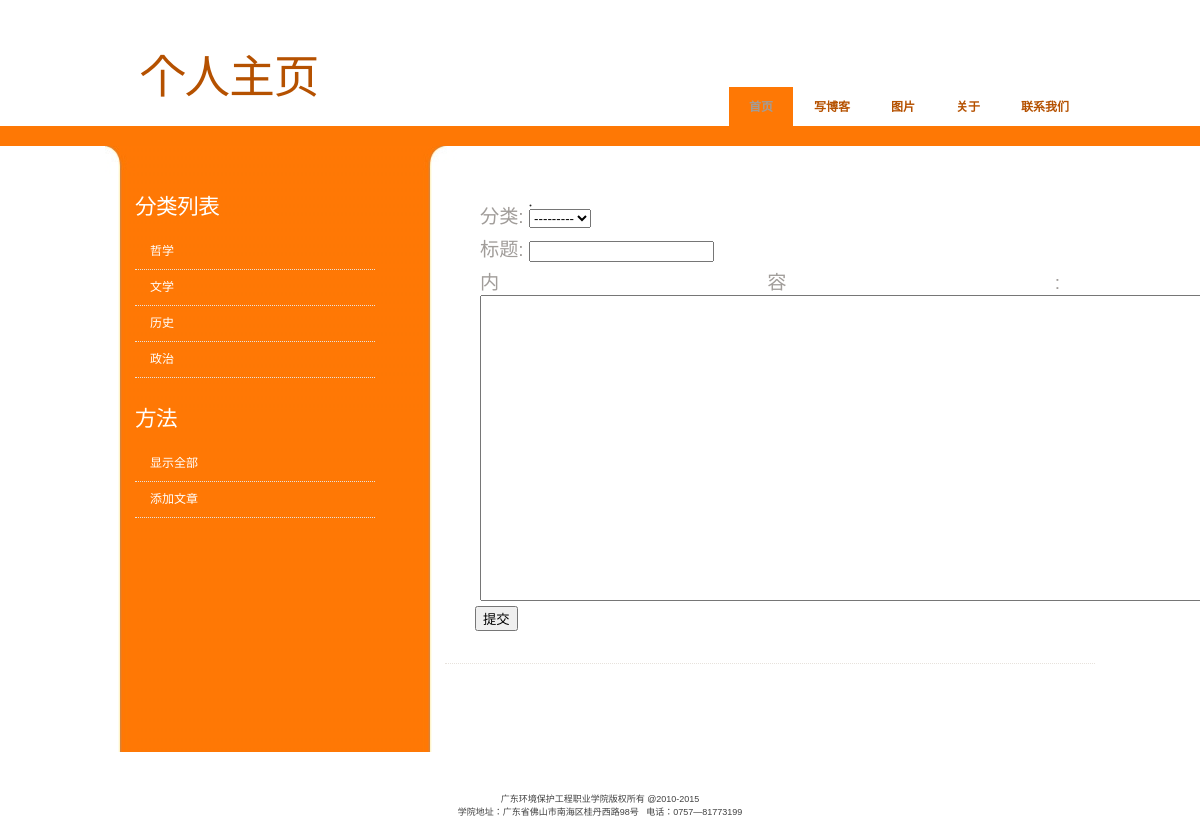
/addbook/, run on the app's committed database.
### app2005050209/models.py (models this page shows, shortened)
class Category(models.Model):
    name=models.CharField(max_length=128,unique=True)
    count=models.IntegerField(default=0)
    slug=models.SlugField(blank=True)
    def __str__(self):
        return self.name

### app2005050209/views.py (the view)
# urls.py: path('addbook/',views.addbook,name='addbook'),                      #添加
def addbook(request):
    if request.method == 'POST':
        article = ArticleForm(request.POST)
        if article.is_valid:
            article.save()
            return render(request, 'addbook.html', {'from': article, 'result': "保存成功"})
    else:
        form = ArticleForm()
        return render(request, 'addbook.html', {'form': form})

### app2005050209/forms.py
class ArticleForm(forms.ModelForm):
    class Meta:
        model = Article
        fields ='__all__'
        widgets = {
            'content': Textarea(attrs={'cols': 90, 'rows': 20}),
        }

### app2005050209/templatetags/category_tags.py (called while the page is built)
@register.inclusion_tag('categorytab.html')
def category_tags():
    return {'categories':Category.objects.all()}

### app2005050209/templates/addbook.html (shortened to what this page needs)
{% extends "base.html" %}
{% block content %}
<div class="post">
  <div class="entry">
      <form action="/addbook/" method="post">
    {% for field in form.visible_fields %}
    <div class="fieldWrapper">
        {{ field.label_tag }} {{ field }}
    </div>
    {% endfor %}
    <input type="submit" value="提交">
</form>
  </div>
</div>
{% endblock  %}

### app2005050209/templates/categorytab.html
<ul>
    {% if categories %}
    {% for cate in categories %}
    <li><a href="{%url 'fenleibooks' cate.id %}">
        {{cate.name}}
    </a></li>
    {% endfor %}
    {% endif %}
</ul>

### static/css/style.css (style rules this page uses)
body { margin: 0; padding: 0; background: #FFFFFF url(../img/img01.gif) repeat-x left top; font-family: Arial, Helvetica, sans-serif; font-size: 12px; color: #A19D9A; }
p, ul, ol { margin-top: 0; line-height: 180%; }
ul, ol { color: #A19D9A; }
a { text-decoration: none; color: #C25700; }
.post { margin-bottom: 40px; border-bottom: 1px dotted #E7E2DC; }
.post .entry { padding: 0px 30px 20px 30px; padding-bottom: 20px; text-align: justify; }
#sidebar ul { margin: 0; padding: 0; list-style: none; }
#sidebar li { margin: 0; padding: 0; }
#sidebar li ul { margin: 0px 0px; padding-bottom: 30px; }
#sidebar li li { line-height: 35px; border-bottom: 1px dotted #E7E2DC; margin: 0px 30px; border-left: none; }
#sidebar li li a { padding: 0px 0px 0px 15px; }
#sidebar a { border: none; color: #FFFFFF; }
.fieldWrapper { margin: 5px; font-size: 1.6em; }

### data on the page
Category: name "哲学"
Category: name "文学"
Category: name "历史"
Category: name "政治"

### other printed values
{{ field.label_tag }} "分类:" "标题:" "内容:"
